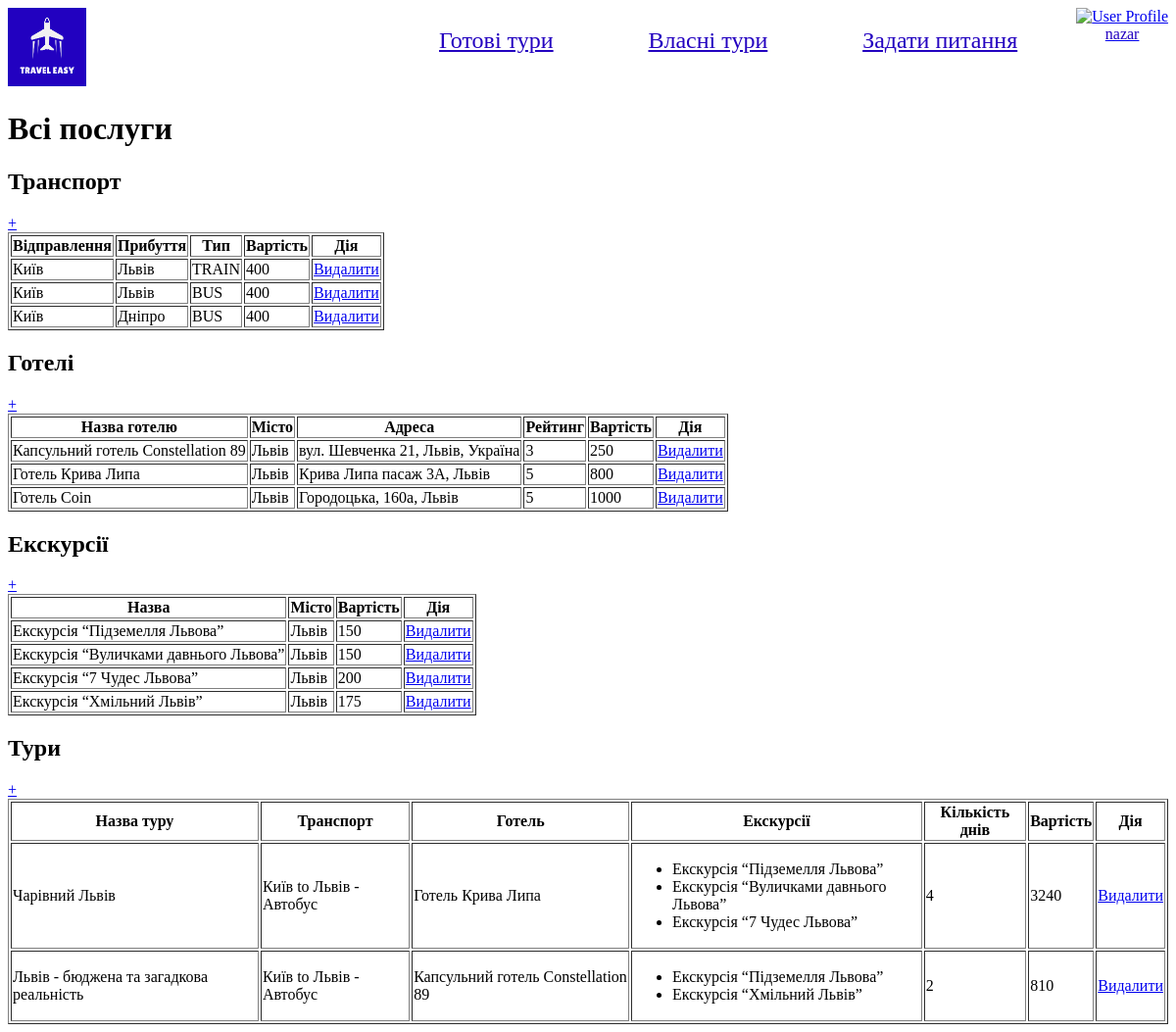
Page /all_services/ (signed in) on the committed database.
### toursite/models.py (models this page shows, shortened)
class Transpont(models.Model):
    id = models.AutoField(primary_key=True)
    TRANSPORT_CHOICES = [
        ('BUS', 'Автобус'),
        ('TRAIN', 'Поїзд'),
    ]
    departure_city = models.ForeignKey(City, on_delete=models.CASCADE, related_name='departures_transpont')
    arrival_city = models.ForeignKey(City, on_delete=models.CASCADE, related_name='arrivals_transpont')
    transport_type = models.CharField(max_length=10, choices=TRANSPORT_CHOICES)
    cost = models.IntegerField()
    transport_image = models.CharField(max_length=50, null=True)
    slug = models.SlugField(db_index=True, unique=True, editable=False, default='')
    def __str__(self):
        return f"{self.departure_city} to {self.arrival_city} - {self.get_transport_type_display()}"

class City(models.Model):
    id = models.AutoField(primary_key=True)
    city_name = models.CharField(max_length=50)
    def __str__(self):
        return self.city_name

class Hotel(models.Model):
    id = models.AutoField(primary_key=True)
    hotel_name = models.CharField(max_length=200)
    city = models.ForeignKey(City, on_delete=models.CASCADE, related_name='hotels')
    address = models.CharField(max_length=200)
    rating = models.IntegerField(validators=[MinValueValidator(1), MaxValueValidator(5)])
    description = models.CharField(max_length=2000)
    cost = models.IntegerField()
    hotel_image = models.CharField(max_length=50, null=True)
    slug = models.SlugField(db_index=True, unique=True, editable=False, default='')
    def __str__(self):
        return self.hotel_name

class Excursion(models.Model):
    id = models.AutoField(primary_key=True)
    excursion_name = models.CharField(max_length=200)
    city = models.ForeignKey(City, on_delete=models.CASCADE, related_name='excursions')
    description = models.CharField(max_length=2000)
    cost = models.IntegerField()
    excursion_image = models.CharField(max_length=50, null=True)
    slug = models.SlugField(db_index=True, unique=True, editable=False, default='')
    def __str__(self):
        return self.excursion_name

class Tour(models.Model):
    id = models.AutoField(primary_key=True)
    tour_name = models.CharField(max_length=200)
    description = models.CharField(max_length=5000)
    transport = models.ForeignKey(Transpont, on_delete=models.CASCADE, related_name='tours')
    hotel = models.ForeignKey(Hotel, on_delete=models.CASCADE, related_name='tours')
    num_days = models.IntegerField()
    excursions = models.ManyToManyField(Excursion, related_name="tours")
    cost = models.IntegerField(default=0)
    tour_image = models.CharField(max_length=50, null=True)
    slug = models.SlugField(db_index=True, unique=True, editable=False, default='')  # Not editable in admin

### toursite/views.py (the view)
# urls.py: path('all_services/', views.all_services_view, name='all_services'),
@login_required
def all_services_view(request):
    transports = Transpont.objects.all()
    tours = Tour.objects.all()
    hotels = Hotel.objects.all()
    excursions = Excursion.objects.all()
    return render(request, 'toursite/all_services.html', {'transports': transports, 'tours': tours, 'hotels': hotels, 'excursions': excursions})

### toursite/templates/toursite/all_services.html (shortened to what this page needs)
{% extends "base.html" %}
{% load static %}
{% load sass_tags %}
{% block css_files %}
<link rel="stylesheet" href="{% sass_src 'toursite\index.scss' %}">
<link rel="stylesheet" href="{% sass_src 'toursite\orders.scss' %}">
<link rel="stylesheet" href="{% static 'toursite\media\index.css' %}">
{% endblock css_files %}
{% block content %}
    <h1>Всі послуги</h1>
    <h2>Транспорт</h2>
    <a href="{% url 'add_transport' %}" class="add-btn">+</a>
    <table border="1">
        <thead>
            <tr>
                <th>Відправлення</th>
                <th>Прибуття</th>
                <th>Тип</th>
                <th>Вартість</th>
                <th>Дія</th>
            </tr>
        </thead>
        <tbody>
            {% for transport in transports %}
            <tr>
                <td>{{ transport.departure_city }}</td>
                <td>{{ transport.arrival_city }}</td>
                <td>{{ transport.transport_type }}</td>
                <td>{{ transport.cost }}</td>
                <td><a href="{% url 'delete_transport' transport.id %}" class="delete-btn">Видалити</a></td>
            </tr>
            {% endfor %}
        </tbody>
    </table>
    <h2>Готелі</h2>
    <a href="{% url 'add_hotel' %}" class="add-btn">+</a>
    <table border="1">
        <thead>
            <tr>
                <th>Назва готелю</th>
                <th>Місто</th>
                <th>Адреса</th>
                <th>Рейтинг</th>
                <th>Вартість</th>
                <th>Дія</th>
            </tr>
        </thead>
        <tbody>
            {% for hotel in hotels %}
            <tr>
                <td>{{ hotel.hotel_name }}</td>
                <td>{{ hotel.city }}</td>
                <td>{{ hotel.address }}</td>
                <td>{{ hotel.rating }}</td>
                <td>{{ hotel.cost }}</td>
                <td><a href="{% url 'delete_hotel' hotel.id %}" class="delete-btn">Видалити</a></td>
            </tr>
            {% endfor %}
        </tbody>
    </table>
    <h2>Екскурсії</h2>
    <a href="{% url 'add_excursion' %}" class="add-btn">+</a>
    <table border="1">
        <thead>
            <tr>
                <th>Назва</th>
                <th>Місто</th>
                <th>Вартість</th>
                <th>Дія</th>
            </tr>
        </thead>
        <tbody>
            {% for excursion in excursions %}
            <tr>
                <td>{{ excursion.excursion_name }}</td>
                <td>{{ excursion.city }}</td>
                <td>{{ excursion.cost }}</td>
                <td><a href="{% url 'delete_excursion' excursion.id %}" class="delete-btn">Видалити</a></td>
            </tr>
            {% endfor %}
        </tbody>
    </table>
    <h2>Тури</h2>
    <a href="{% url 'add_tour' %}" class="add-btn">+</a>
    <table border="1">
        <thead>
            <tr>
                <th>Назва туру</th>
                <th>Транспорт</th>
                <th>Готель</th>
                <th>Екскурсії</th>
                <th>Кількість днів</th>
                <th>Вартість</th>
                <th>Дія</th>
            </tr>
        </thead>
        <tbody>
            {% for tour in tours %}
            <tr>
                <td>{{ tour.tour_name }}</td>
                <td>{{ tour.transport }}</td>
                <td>{{ tour.hotel }}</td>
                <td>
                    <ul>
                        {% for excursion in tour.excursions.all %}
                        <li>{{ excursion }}</li>
                        {% endfor %}
                    </ul>
                </td>
                <td>{{ tour.num_days }}</td>
                <td>{{ tour.cost }}</td>
                <td><a href="{% url 'delete_tour' tour.id %}" class="delete-btn">Видалити</a></td>
            </tr>
            {% endfor %}
        </tbody>
    </table>
{% endblock content %}

### templates/base.html (shortened to what this page needs)
{% load static %}
<!DOCTYPE html>
<html lang="en">
<head>
    <link rel="stylesheet" href="{% static "../static/base.css" %}">
    {% block css_files %}{% endblock css_files %}
</head>
<body>
    <header>
        <a href="{% url 'index' %}">
            <img src="{% static 'images/logo.jpg' %}" alt="Logo" class="logo">
        </a>        <nav>
            <a href="{% url 'tourpage' %}">Готові тури</a>
            <a href="{% url 'transportpage' %}">Власні тури</a>
            <a href="">Задати питання</a>
        </nav>
        {% if user.is_authenticated %}
            {% if user.is_superuser %}
                <a href="{% url 'orders' %}">
                    <img src="{% static 'images/user.png' %}" alt="User Profile" class="user">
                    <p class="usertext">admin</p>
                </a>
            {% else %}
                <a href="{% url 'user_profile' %}">
                    <img src="{% static 'images/user.png' %}" alt="User Profile" class="user">
                    <p class="usertext">{{ user.username }}</p>
                </a>
    {% endif %}
        {% else %}
        <a href="{% url 'login' %}">
            <img src="{% static 'images/user.png' %}" alt="User Profile" class="user">
        </a>
        {% endif %}
    </header>
    {% block content %}
    {% endblock content %}
</body>
</html>

### static/base.css (style rules this page uses)
.logo { width: 80px; height: 80px; cursor: pointer; }
.user { width: 60px; height: 60px; cursor: pointer; margin-left: 50px; }
.usertext { text-align: center; margin-top: 0px; font-size: 16px; color: #2301C0; margin-left: 50px; }
body { background-color: #fff; }
header { display: flex; }
nav { flex-grow: 1; display: flex; justify-content: space-between; margin-left: 350px; margin-top: 20px; }
nav a { margin: 0 10px; font-size: 24px; color: #2301C0; }

### rows in the picture
Hotel: hotel_name "Капсульний готель Constellation 89", city "Львів", address "вул. Шевченка 21, Львів, Україна", rating "3", cost "250"
Hotel: hotel_name "Готель Крива Липа", city "Львів", address "Крива Липа пасаж 3А, Львів", rating "5", cost "800"
Hotel: hotel_name "Готель Coin", city "Львів", address "Городоцька, 160а, Львів", rating "5", cost "1000"
Excursion: excursion_name "Екскурсія “Підземелля Львова”", city "Львів", cost "150"
Excursion: excursion_name "Екскурсія “Вуличками давнього Львова”", city "Львів", cost "150"
Excursion: excursion_name "Екскурсія “7 Чудес Львова”", city "Львів", cost "200"
Excursion: excursion_name "Екскурсія “Хмільний Львів”", city "Львів", cost "175"
Tour: tour_name "Чарівний Львів", transport "Київ to Львів - Автобус", hotel "Готель Крива Липа", num_days "4", cost "3240"
Tour: tour_name "Львів - бюджена та загадкова реальність", transport "Київ to Львів - Автобус", hotel "Капсульний готель Constellation 89", num_days "2", cost "810"

### other values in the picture
{{ user.username }} "nazar"
